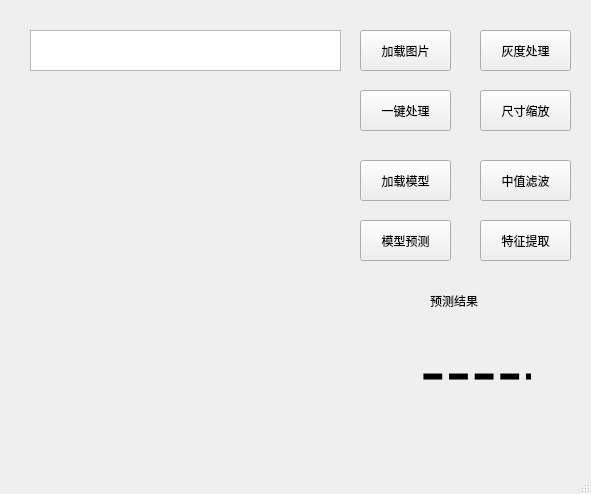
<?xml version="1.0" encoding="UTF-8"?>
<ui version="4.0">
 <class>MainWindow</class>
 <widget class="QMainWindow" name="MainWindow">
  <property name="geometry">
   <rect>
    <x>0</x>
    <y>0</y>
    <width>591</width>
    <height>494</height>
   </rect>
  </property>
  <property name="windowTitle">
   <string>MainWindow</string>
  </property>
  <widget class="QWidget" name="centralwidget">
   <widget class="QPushButton" name="load_image">
    <property name="geometry">
     <rect>
      <x>360</x>
      <y>30</y>
      <width>91</width>
      <height>41</height>
     </rect>
    </property>
    <property name="text">
     <string>加载图片</string>
    </property>
   </widget>
   <widget class="QPushButton" name="load_model">
    <property name="geometry">
     <rect>
      <x>360</x>
      <y>160</y>
      <width>91</width>
      <height>41</height>
     </rect>
    </property>
    <property name="text">
     <string>加载模型</string>
    </property>
   </widget>
   <widget class="QTextEdit" name="image_path">
    <property name="geometry">
     <rect>
      <x>30</x>
      <y>30</y>
      <width>311</width>
      <height>41</height>
     </rect>
    </property>
    <property name="readOnly">
     <bool>true</bool>
    </property>
   </widget>
   <widget class="QLabel" name="image_label">
    <property name="geometry">
     <rect>
      <x>50</x>
      <y>110</y>
      <width>281</width>
      <height>281</height>
     </rect>
    </property>
    <property name="text">
     <string/>
    </property>
   </widget>
   <widget class="QPushButton" name="resize_button">
    <property name="geometry">
     <rect>
      <x>480</x>
      <y>90</y>
      <width>91</width>
      <height>41</height>
     </rect>
    </property>
    <property name="text">
     <string>尺寸缩放</string>
    </property>
   </widget>
   <widget class="QPushButton" name="image_gray">
    <property name="geometry">
     <rect>
      <x>480</x>
      <y>30</y>
      <width>91</width>
      <height>41</height>
     </rect>
    </property>
    <property name="text">
     <string>灰度处理</string>
    </property>
   </widget>
   <widget class="QPushButton" name="median_button">
    <property name="geometry">
     <rect>
      <x>480</x>
      <y>160</y>
      <width>91</width>
      <height>41</height>
     </rect>
    </property>
    <property name="text">
     <string>中值滤波</string>
    </property>
   </widget>
   <widget class="QPushButton" name="features_button">
    <property name="geometry">
     <rect>
      <x>480</x>
      <y>220</y>
      <width>91</width>
      <height>41</height>
     </rect>
    </property>
    <property name="text">
     <string>特征提取</string>
    </property>
   </widget>
   <widget class="QPushButton" name="model_predict">
    <property name="geometry">
     <rect>
      <x>360</x>
      <y>220</y>
      <width>91</width>
      <height>41</height>
     </rect>
    </property>
    <property name="text">
     <string>模型预测</string>
    </property>
   </widget>
   <widget class="QPushButton" name="handle_image">
    <property name="geometry">
     <rect>
      <x>360</x>
      <y>90</y>
      <width>91</width>
      <height>41</height>
     </rect>
    </property>
    <property name="text">
     <string>一键处理</string>
    </property>
   </widget>
   <widget class="QLabel" name="label">
    <property name="geometry">
     <rect>
      <x>430</x>
      <y>290</y>
      <width>67</width>
      <height>22</height>
     </rect>
    </property>
    <property name="text">
     <string>预测结果</string>
    </property>
   </widget>
   <widget class="QLabel" name="result">
    <property name="geometry">
     <rect>
      <x>420</x>
      <y>320</y>
      <width>111</width>
      <height>101</height>
     </rect>
    </property>
    <property name="font">
     <font>
      <pointsize>58</pointsize>
     </font>
    </property>
    <property name="text">
     <string>-----</string>
    </property>
   </widget>
  </widget>
  <widget class="QMenuBar" name="menubar">
   <property name="geometry">
    <rect>
     <x>0</x>
     <y>0</y>
     <width>591</width>
     <height>31</height>
    </rect>
   </property>
  </widget>
  <widget class="QStatusBar" name="statusbar"/>
 </widget>
 <resources/>
 <connections/>
</ui>
